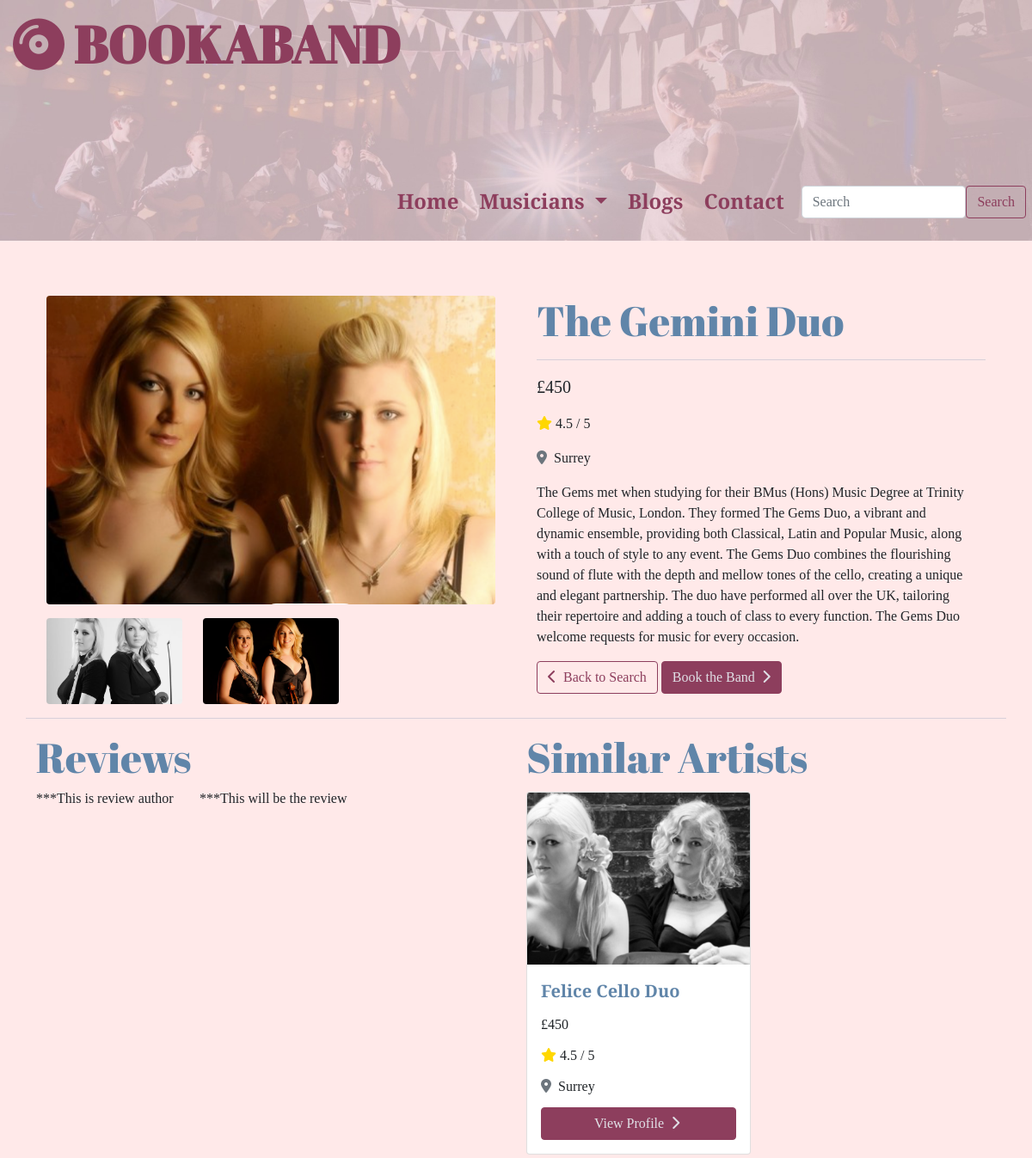
Screenshot of /bands/3/ with the database file from the repository.
### bands/models.py (models this page shows, shortened)
class Band(models.Model):
    category = models.ForeignKey(
        'Category', null=True, blank=True, on_delete=models.SET_NULL)
    name = models.CharField(max_length=24)
    price = models.IntegerField()
    rating = models.DecimalField(max_digits=2, decimal_places=1)
    location = models.CharField(max_length=18)
    image_one = models.ImageField(null=True, blank=True)
    image_two = models.ImageField(null=True, blank=True)
    image_three = models.ImageField(null=True, blank=True)
    image_four = models.ImageField(null=True, blank=True)
    biography = models.TextField()

### bands/views.py (the view)
# urls.py: path('<int:band_id>/', views.band_profile, name='band_profile'),
def band_profile(request, band_id):
    band = get_object_or_404(Band, pk=band_id)
    random_bands = Band.objects.all().filter(
        category=band.category).exclude(pk=band_id).order_by('?')[:4]
    context = {
        'band': band,
        'random_bands': random_bands,
    }
    return render(request, 'bands/band_profile.html', context)

### bands/templates/bands/band_profile.html (shortened to what this page needs)
{% extends "base.html" %}
{% load static %}
{% block extra_css %}
<link rel="stylesheet" href="{% static 'bands/css/band-profile.css' %}">
{% endblock %}
{% block content %}
<div class="row mt-5">
  <div class="col-12 col-lg-6 px-4 py-3">
    {% if band.image_one %}
    <img src="{{ band.image_one.url }}" alt="" class="profile-main-img rounded" id="image-one">
    {% else %}
    <img
      src="https://mikestaff.com/wp-content/uploads/2020/12/bride-and-groom-dancing-with-guest-at-wedding-reception.jpg"
      class="profile-main-img rounded" alt="{{ band.name }}">
    {% endif %}
    <div class="row mt-3">
      <div class="col-4">
        {% if band.image_two %}
        <img src="{{ band.image_two.url }}" alt="" class="profile-sm-img rounded" id="image-two">
        {% endif %}
      </div>
      <div class="col-4">
        {% if band.image_three %}
        <img src="{{ band.image_three.url }}" alt="" class="profile-sm-img rounded" id="image-three">
        {% endif %}
      </div>
      <div class="col-4">
      </div>
    </div>
  </div>
  <div class="col-12 col-lg-6 px-4 py-3">
    <h2 class="text-d-blue">{{ band.name }}</h2>
    <hr>
    <div class="band-price">
      <p>£{{ band.price }}</p>
    </div>
    <div class="band-rating">
      <p><i class="fas fa-star"></i> {{ band.rating }} / 5</p>
    </div>
    <div class="band-location">
      <p class=""><i class="text-muted fas fa-map-marker-alt pe-1"></i> {{ band.location }}</p>
    </div>
    <div class="band-biog">
      <p>{{ band.biography }}</p>
    </div>
    <div class=" profile-buttons">
      <a href="{% url 'all_bands' %}" class="btn btn-secondary"><i class="fas fa-chevron-left pe-2"></i>Back to
        Search</a>
      <a href="{% url 'new_booking' band.id %}" class="btn btn-primary">Book the Band<i class="fas fa-chevron-right ps-2"></i></a>
    </div>
  </div>
  <hr>
</div>
<div class="row">
  <div class="col-12 col-lg-6">
    <h2 class="text-d-blue">Reviews</h2>
    <div class="row">
      <div class="col-12 col-lg-4">
        ***This is review author
      </div>
      <div class="col-12 col-lg-8">
        ***This will be the review
      </div>
    </div>
  </div>
  <div class="col-12 col-lg-6">
    <h2 class="text-d-blue">Similar Artists</h2>
    <div class="row">
      {% for random_band in random_bands %}
      <div class="col-6">
        <div class="card my-1">
          {% if random_band.image_one %}
          <img src="{{ random_band.image_one.url }}" class="card-img-top" alt="{{ random_band.name }}">
          {% else %}
          <img
            src="https://mikestaff.com/wp-content/uploads/2020/12/bride-and-groom-dancing-with-guest-at-wedding-reception.jpg"
            class="card-img-top" alt="Generic wedding photo">
          {% endif %}
          <div class="card-body">
            <p class="card-title m-0 text-d-blue">{{ random_band.name }}</p>
            <p class="card-text m-0">£{{ random_band.price }}</p>
            <p class="card-text m-0"><i class="fas fa-star"></i> {{ random_band.rating }} / 5</p>
            <p class="card-text m-0"><i class="text-muted fas fa-map-marker-alt pe-1"></i> {{ random_band.location }}
            </p>
            <a href="{% url 'band_profile' random_band.id %}" class="btn btn-primary">View Profile <i
                class="fas fa-chevron-right px-1"></i></a>
          </div>
        </div>
      </div>
      {% endfor %}
    </div>
  </div>
</div>
{% endblock %}

### static/css/base.css (style rules this page uses)
html { height: 100%; }
body { font-family: 'Playfair Display', serif; background: #ffe9e9; }
.text-d-blue { color: #6085A9; }
.btn-primary { color: #E0E0E6; background-color: #8d3e5d; border: 1px solid #8d3e5d; }
.btn-secondary { border-color: #8d3e5d; color: #8d3e5d; background-color: transparent; }
hr { color: #6085A9; border: 0; margin: 16px 0px; }
h2 { font-family: 'Abril Fatface', cursive; font-size: 48px; }
.card-body { display: flex; flex-direction: column; justify-content: space-between; height: 220px; }
.card-img-top { height: 200px; object-fit: cover; overflow: hidden; }
.card-title { font-size: 20px; font-weight: 600; overflow: hidden; }
.fa-star { color: #FFD700; }

### bands/static/bands/css/band-profile.css (style rules this page uses)
.profile-main-img { width: 100%; object-fit: cover; overflow: hidden; }
.profile-sm-img { height: 90px; width: 100%; object-fit: cover; overflow: hidden; }
.band-price { font-size: 20px; }
.band-biog { max-width: 500px; }
@media screen and (min-width: 768px) { .profile-sm-img { height: 140px; } }
@media screen and (min-width: 992px) { .profile-sm-img { height: 100px; } }

### rows the page displays
Band: image_one (picture), image_two (picture), image_three (picture), name "The Gemini Duo", price "450", rating "4.5", location "Surrey", biography "The Gems met when studying for their BMus (Hons) Music Degree at Trinity College of Music, London. They formed The Gems Duo, a vibrant and dynamic ensemble, providing both Classical, Latin and Popular Music, along with a touch of style to any event. The Gems Duo combines the flourishing sound of flute with the depth and mellow tones of the cello, creating a unique and elegant partnership. The duo have performed all over the UK, tailoring their repertoire and adding a touch of class to every function. The Gems Duo welcome requests for music for every occasion."
Band: image_one (picture), name "Felice Cello Duo", price "450", rating "4.5", location "Surrey"
